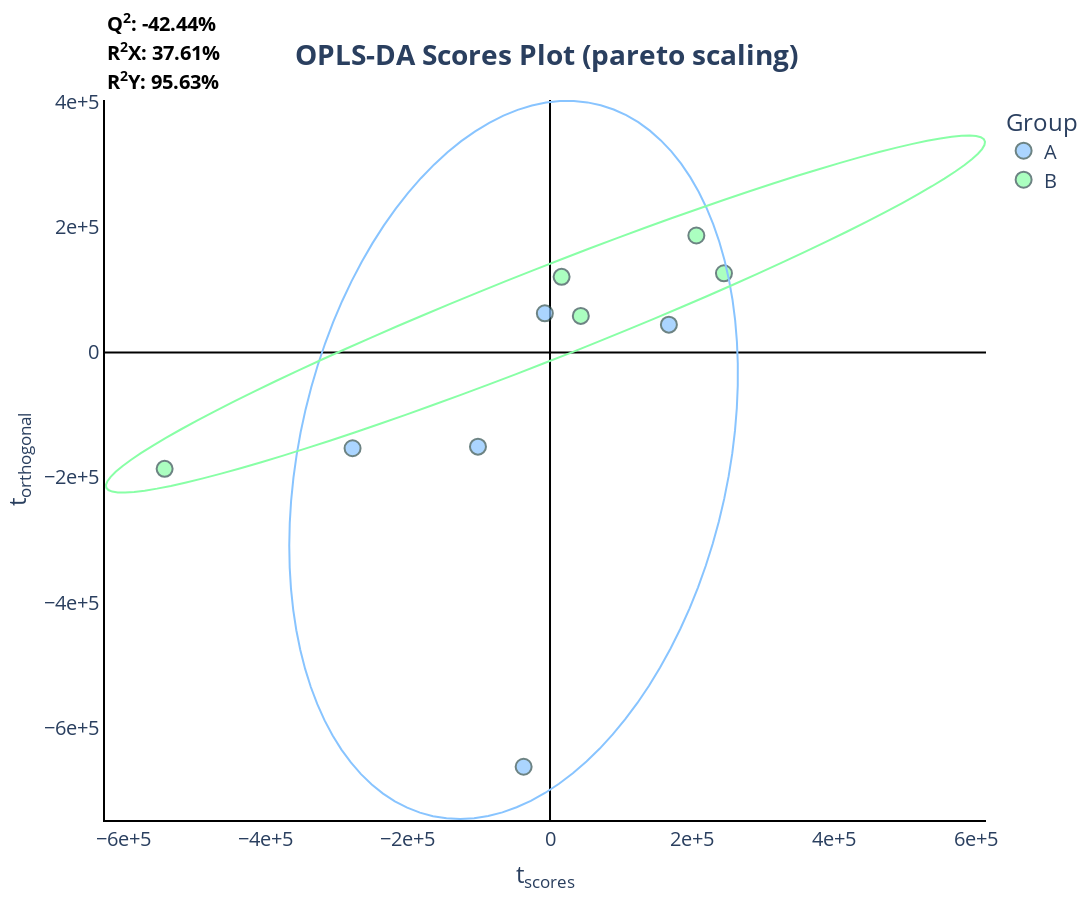

Source (notebook cell):
### Code cell
fig.update_layout(autosize=True)
fig.show()
